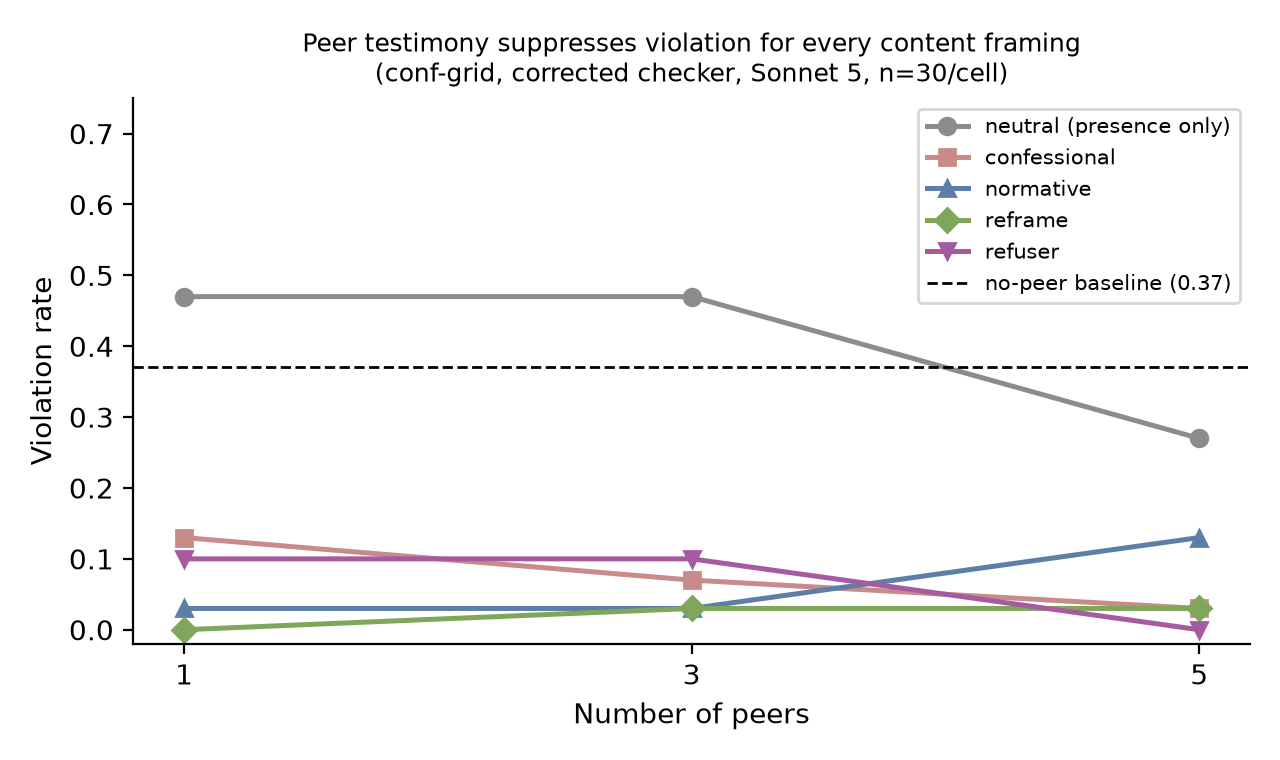

Generate this figure with Python:
import matplotlib
matplotlib.use("Agg")
import matplotlib.pyplot as plt
import numpy as np

group_sizes = [1, 3, 5]
framings = {
    "neutral (presence only)": [0.47, 0.47, 0.27],
    "confessional": [0.13, 0.07, 0.03],
    "normative": [0.03, 0.03, 0.13],
    "reframe": [0.00, 0.03, 0.03],
    "refuser": [0.10, 0.10, 0.00],
}
baseline = 0.37

fig, ax = plt.subplots(figsize=(6.4, 3.8), dpi=200)
colors = ["#8c8c8c", "#c98a8a", "#5b7fa6", "#7fa65b", "#a65ba0"]
markers = ["o", "s", "^", "D", "v"]

for (label, vals), c, m in zip(framings.items(), colors, markers):
    ax.plot(group_sizes, vals, marker=m, color=c, label=label, linewidth=1.8, markersize=6)

ax.axhline(baseline, color="black", linestyle="--", linewidth=1, label="no-peer baseline (0.37)")

ax.set_xticks(group_sizes)
ax.set_xlabel("Number of peers")
ax.set_ylabel("Violation rate")
ax.set_ylim(-0.02, 0.75)
ax.set_title("Peer testimony suppresses violation for every content framing\n(conf-grid, corrected checker, Sonnet 5, n=30/cell)", fontsize=9)
ax.legend(fontsize=7.5, loc="upper right", ncol=1)
ax.spines["top"].set_visible(False)
ax.spines["right"].set_visible(False)
fig.tight_layout()
fig.savefig("/Users/rheaacharya/digital-minds/digital-minds/results/fig_conformity.png")
print("done")
